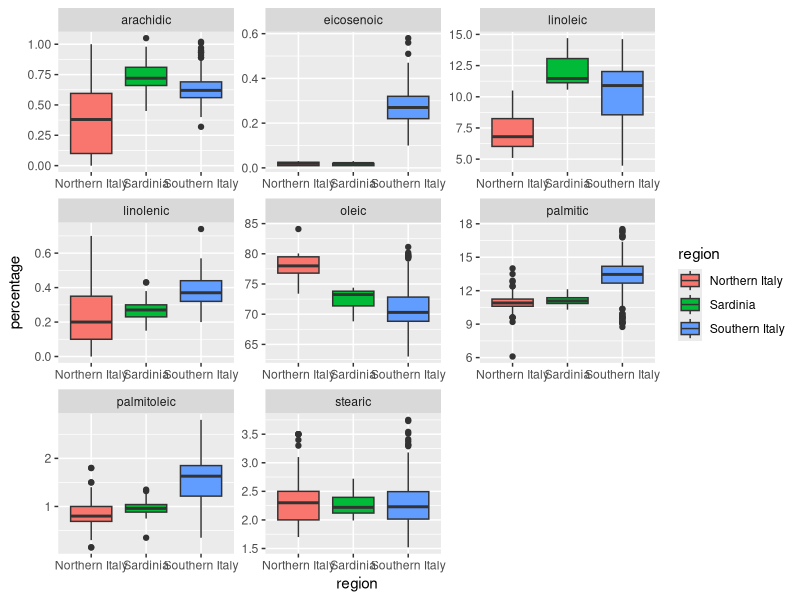
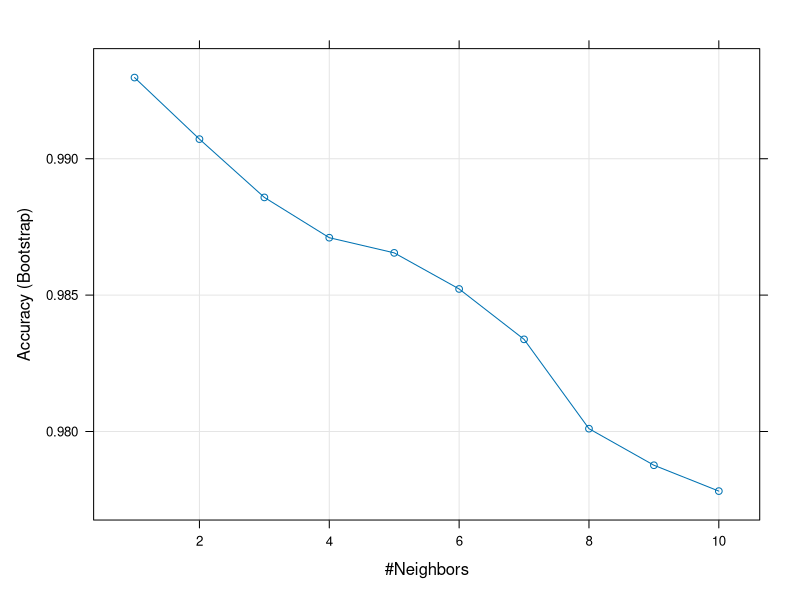
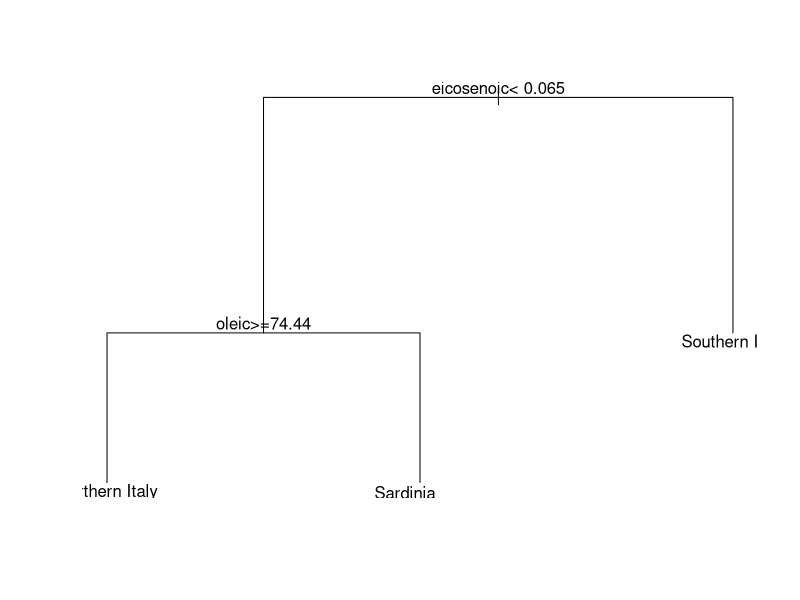
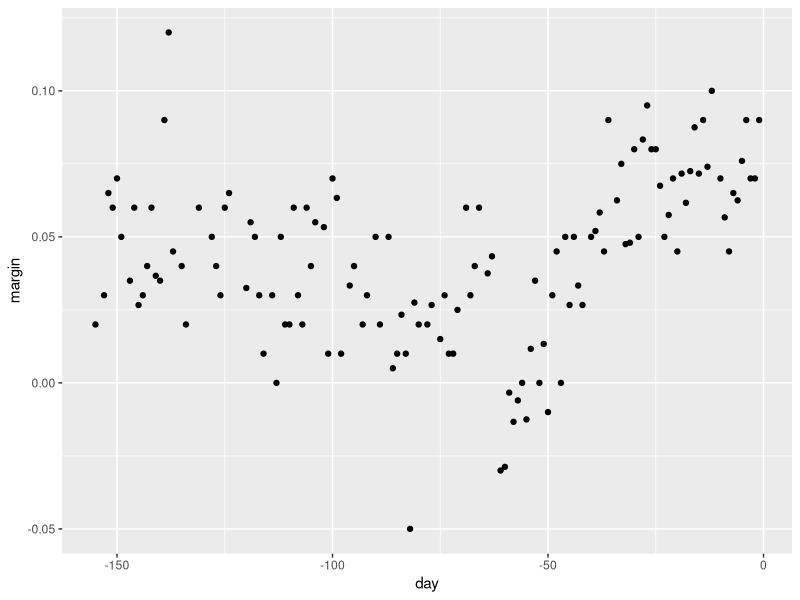
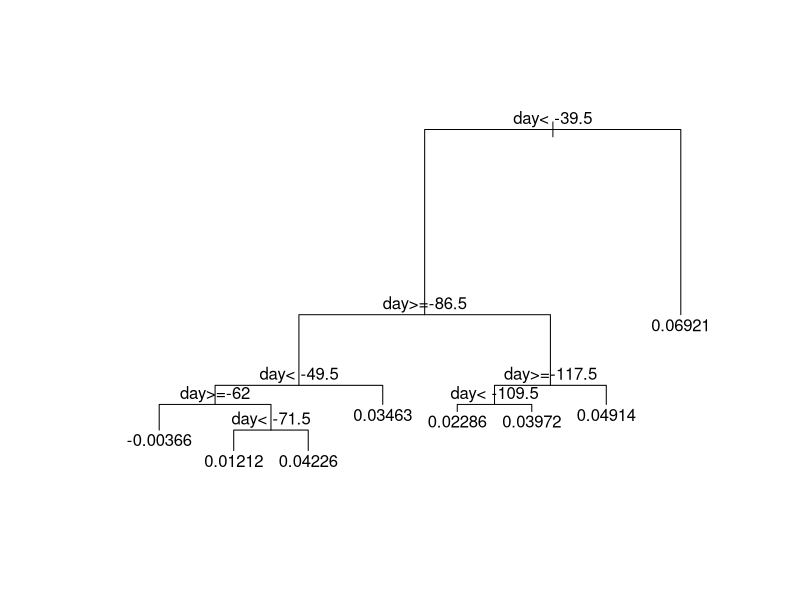
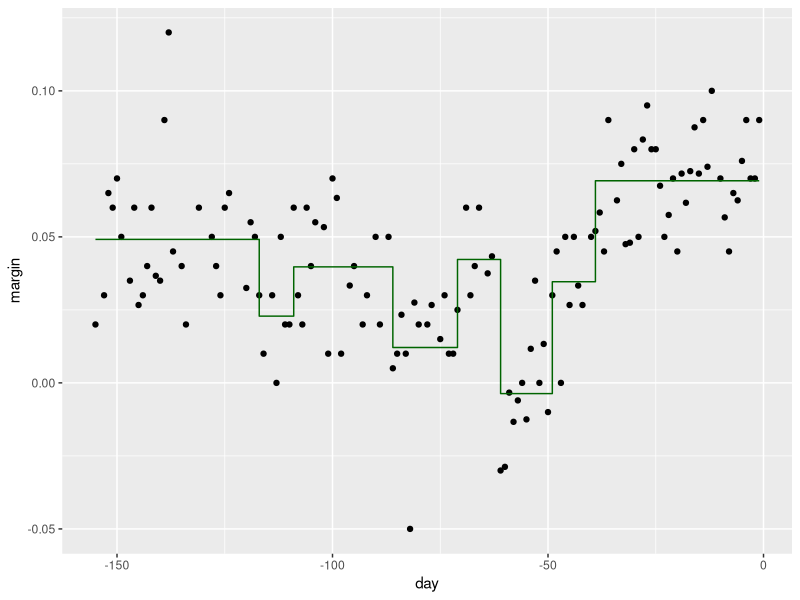

The R source for these figures, in order:


# load packages and data --------------------------------------------------


library(tidyverse)
library(dslabs)
data("olive")


# look at the data --------------------------------------------------------


head(olive)


olive %>% 
  select(-area) %>% 
  gather(key = fatty_acid, value = percentage, -region) %>% glimpse#View

# third argument can be any kind of "select()" syntax: e.g. -region


olive %>% 
  select(-area) %>% glimpse %>% 
  gather(key = fatty_acid, value = percentage, 2:9) %>% glimpse

olive %>% 
  select(-area) %>% glimpse %>% 
  gather(key = fatty_acid, value = percentage, palmitic:eicosenoic) %>% glimpse

## gather -- and MAKE A UNIQUE ROW NUMBER
olive_long <- olive %>% 
  select(-area) %>% #glimpse %>% 
  mutate(rownum = seq_along(region)) %>% 
  gather(key = fatty_acid, value = percentage, ends_with("ic")) %>% glimpse


olive_no_area <- olive %>% 
  select(-area, -region)

olive_no_area %>% #glimpse %>% 
  gather(key = fatty_acid, value = percentage) %>% glimpse

# the opposite of gather is spread()
olive_long %>% head
olive_long %>% 
  arrange(rownum) %>% head(10)

## reverse a gather()

olive_long %>% 
  spread(fatty_acid, percentage) %>% glimpse
# doesn't work!! 

## the new, modern syntax -- pivot_longer

olive_long <- olive %>% 
  select(-area) %>% 
  mutate(rownum = seq_along(region)) %>% 
  pivot_longer(cols = ends_with("ic"), names_to = "fatty_acid", values_to = "percentage")

browseVignettes()

olive_long %>% 
  ggplot(aes(x = region, y = percentage, fill = region)) + 
  # geom_point() + 
  facet_wrap(~fatty_acid, scale = "free") + 
  geom_boxplot()


## classification par kNN ?? 

library(caret)
fit <- train(region ~ ., method = "knn", data = olive,
             tuneGrid = data.frame(k = 1:10))

plot(fit)


library(rpart)

set.seed(4812)
kill_these <- sample(1:572, 5, replace = FALSE)
olive$arachidic[kill_these] <- NA_real_


olive_ruined <- olive
set.seed(4812)
kill_these <- sample(1:572, 80, replace = FALSE)
olive_ruined$linoleic[kill_these] <- NA_real_

olive$arachidic
olive_fit_full <- rpart(region ~ . , data = select(olive_ruined, - area))

plot(olive_fit_full)
text(olive_fit_full)

olive_fit_full

data("polls_2008")

head(polls_2008)

polls_2008 %>% 
  ggplot(aes(x = day, y = margin)) + 
  geom_point()

poll_model <- rpart(margin ~ day, data = polls_2008)

plot(poll_model, margin = 0.1)
text(poll_model)

# predict with no new data == prediction on original data

polls_2008 %>% 
  mutate(y_predicted = predict(poll_model)) %>% 
  ggplot(aes(x = day, y = margin)) + 
  geom_point() + 
  geom_step(aes(y = y_predicted), col = "darkgreen")
